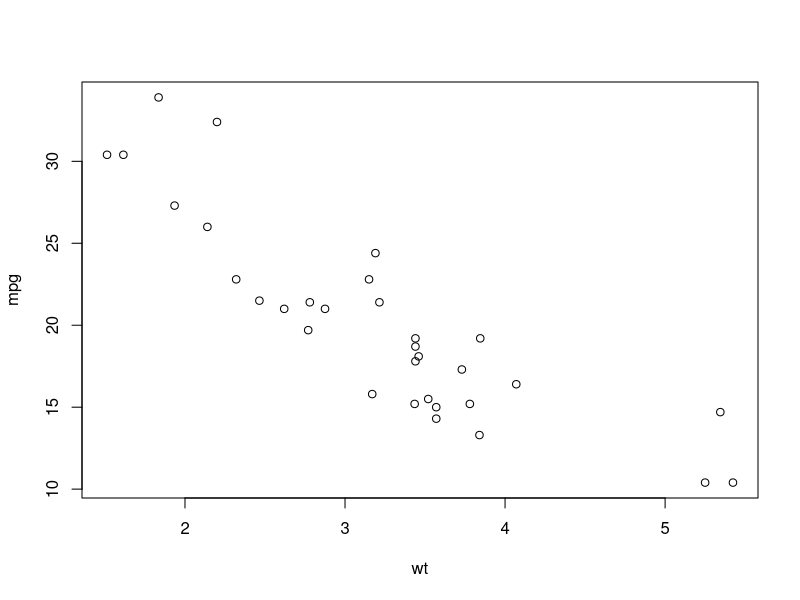
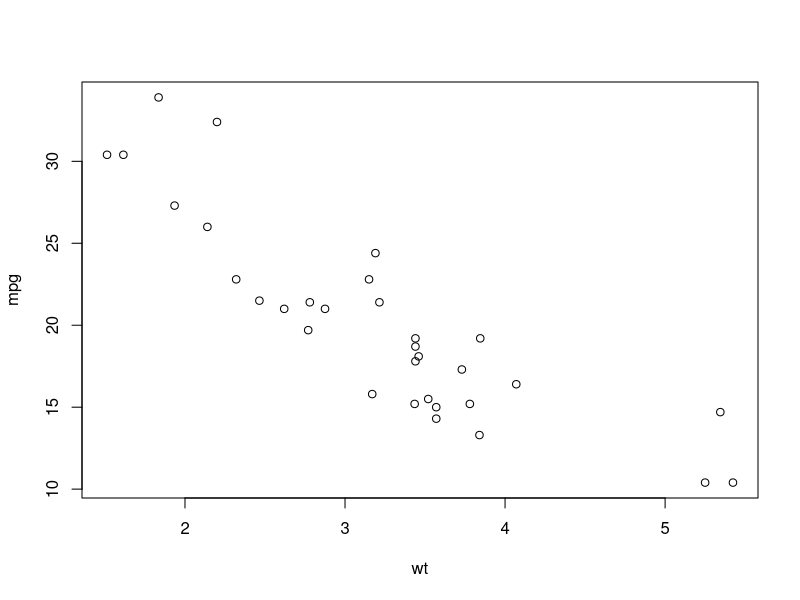
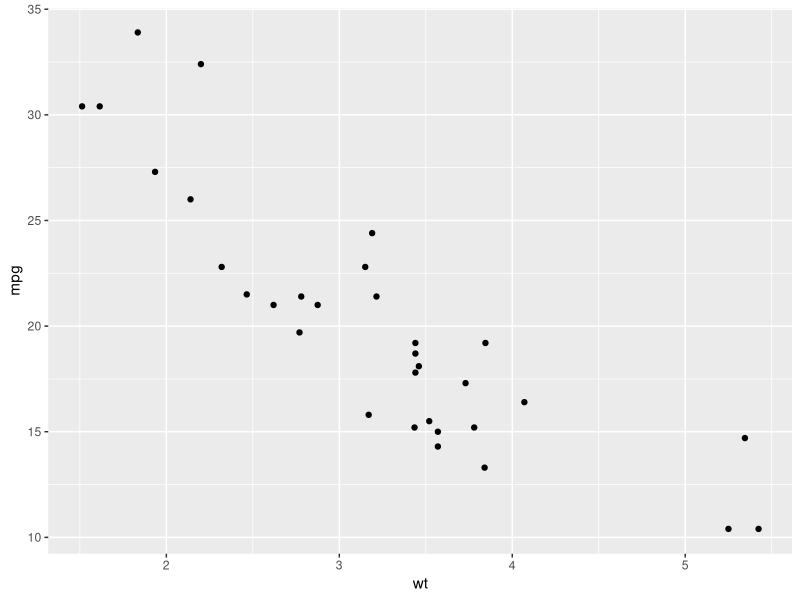
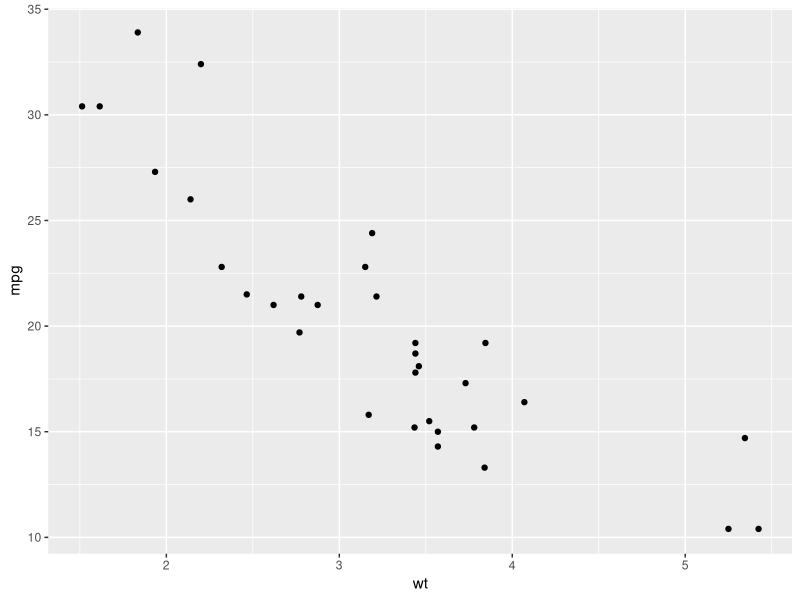
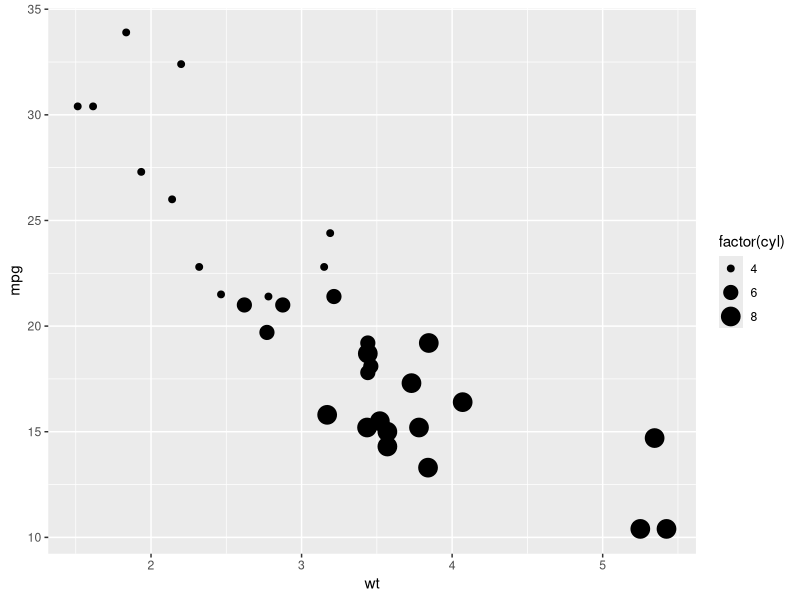
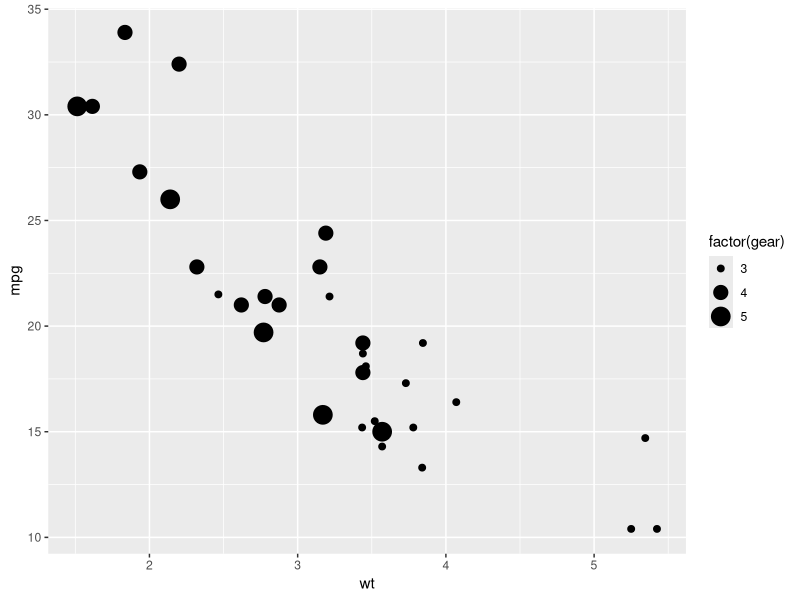
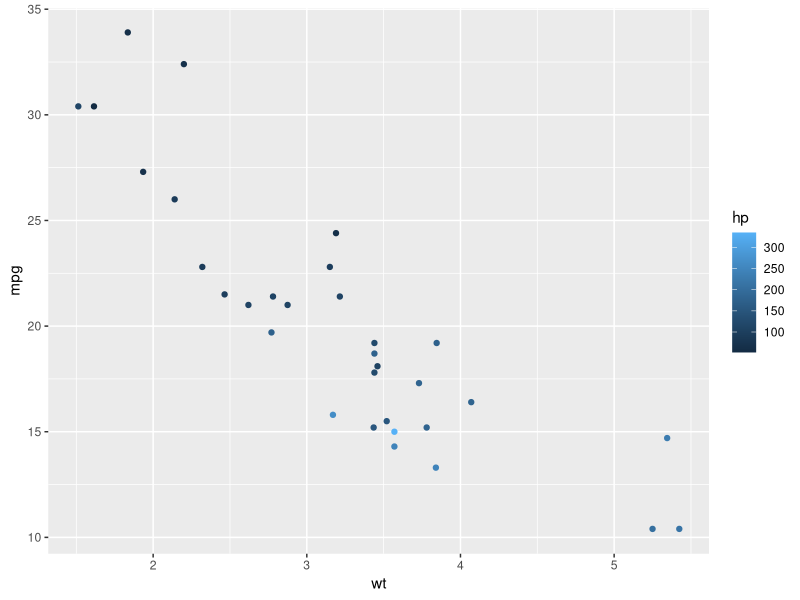
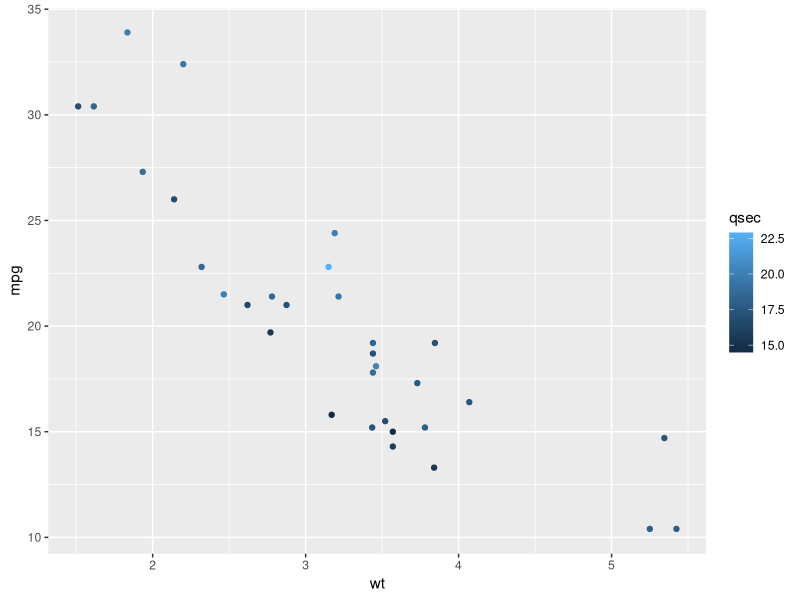

These figures' R source, in order:
# Load the ggplot2 package
library(ggplot2)


## Using qplot

# The old way (shown)
plot(mpg ~ wt, data = mtcars) # formula notation
with(mtcars, plot(wt, mpg)) # x, y notation

# Using ggplot:
ggplot(mtcars, aes(wt, mpg)) +
  geom_point()

# Using qplot:
qplot(wt, mpg, data = mtcars)


## Using aesthetics

# Categorical variable mapped onto size:
# cyl
qplot(wt, mpg, data = mtcars, size = factor(cyl))

# gear
qplot(wt, mpg, data = mtcars, size = factor(gear))

# Continuous variable mapped onto col:
# hp
qplot(wt, mpg, data = mtcars, col = hp)

# qsec
qplot(wt, mpg, data = mtcars, color = qsec)


## Choosing geoms 

# qplot() with x only
qplot(factor(cyl), data = mtcars)

# qplot() with x and y
qplot(factor(cyl), factor(vs), data = mtcars)

# qplot() with geom set to jitter manually
qplot(factor(cyl), factor(vs), data = mtcars, geom = "jitter")

# "Basic" dot plot, with geom_point():
ggplot(mtcars, aes(factor(cyl), wt, col = factor(am))) +
  geom_point(position = position_jitter(0.2, 0))

# "True" dot plot, with geom_dotplot():
ggplot(mtcars, aes(factor(cyl), wt, fill = factor(am))) +
  geom_dotplot(binaxis = "y", stackdir = "center")

# qplot with geom "dotplot", binaxis = "y" and stackdir = "center"
qplot(
  factor(cyl), wt,
  data = mtcars,
  fill = factor(am),
  geom = "dotplot",
  binaxis = "y",
  stackdir = "center"
)


## Chicken weight 

# Check out the head of ChickWeight
head(ChickWeight)

# Basic line plot
ggplot(ChickWeight, aes(x = Time, y = weight)) +
  geom_line(aes(group = Chick))

# Take plot 2, map Diet onto col.
ggplot(ChickWeight, aes(x = Time, y = weight, color = Diet)) +
  geom_line(aes(group = Chick))

# Take plot 3, add geom_smooth()
ggplot(ChickWeight, aes(x = Time, y = weight, color = Diet)) +
  geom_line(aes(group = Chick, alpha = 0.3)) + 
  geom_smooth(lwd = 2, se = F)


## Titanic 

# Load the readr package
library(readr)

# Load the titanic dataset
titanic <- read_delim("../titanic.txt", delim = "/")

# Change Sex inside titanic to a factor
titanic$Sex <- as.factor(titanic$Sex)

# Check the structure of titanic
str(titanic)

# Use ggplot() for the first instruction
ggplot(titanic, aes(x = Pclass, fill = Sex)) +
  geom_bar(position = "dodge")

# Plot 2, add facet_grid() layer
ggplot(titanic, aes(x = Pclass, fill = Sex)) +
  geom_bar(position = "dodge") + 
  facet_grid(. ~ Survived)

# Define an object for position jitterdodge, to use below
posn.jd <- position_jitterdodge(0.5, 0, 0.6)

# Plot 3, but use the position object from instruction 4
ggplot(titanic, aes(x = Pclass, y = Age, col = Sex)) +
  geom_point(position = posn.jd, size = 3, alpha = 0.5) + 
  facet_grid(. ~ Survived)
